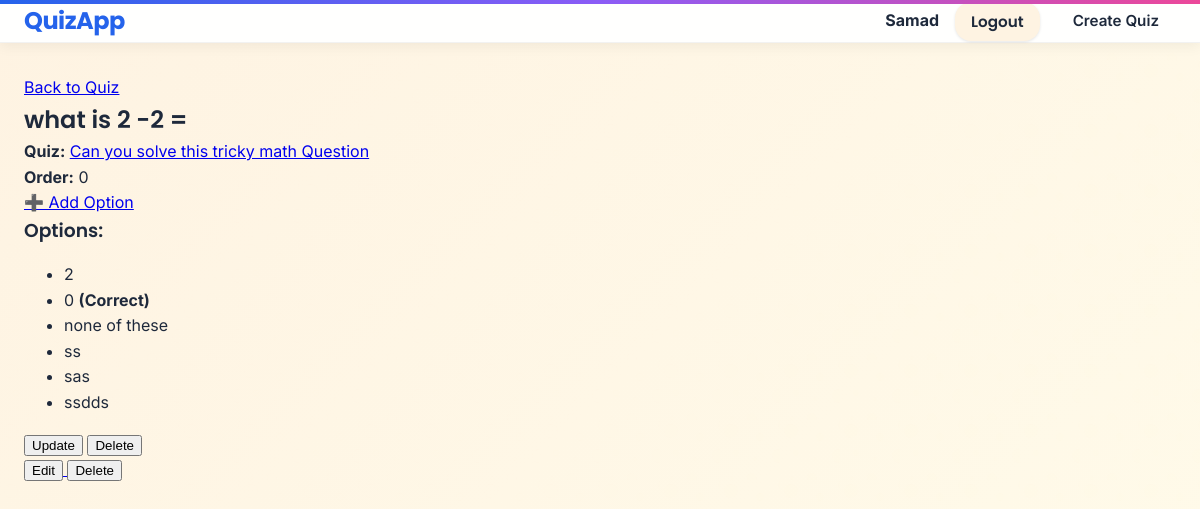
/question/3/ (signed in), run on the app's committed database.
### app/models.py (models this page shows, shortened)
class Question(models.Model):
    quiz = models.ForeignKey(Quizes, on_delete=models.CASCADE, related_name="questions")
    text = models.CharField(max_length=500)  # use CharField for question text
    order = models.IntegerField(default=0)   # fixed: removed extra ".models"

class Quizes(models.Model):
    title = models.CharField(max_length=200)
    description = models.TextField(blank=True, null=True)
    created_by = models.ForeignKey(User, on_delete=models.SET_NULL, null=True, blank=True)
    created_at = models.DateTimeField(auto_now_add=True)
    duration = models.DurationField(default=timedelta(minutes=10))  # Quiz time limit
    difficulty = models.CharField(max_length=1, choices=DIFFICULT_CHOICES, default="M")
    is_active = models.BooleanField(default=True) #can be attempt
    available_until = models.DateTimeField(null=True, blank=True)

class Option(models.Model):
    question = models.ForeignKey(Question, on_delete=models.CASCADE, related_name="options")
    text = models.CharField(max_length=100)
    is_correct = models.BooleanField(default=False)
    feedback = models.TextField(blank=True, null=True)

### app/views.py (the view)
# urls.py: path("question/<int:pk>/", QuestionDetailView.as_view(), name="question-detail"),
class QuestionDetailView(DetailView):
    model = Question
    template_name = 'app/question_detail.html'
    context_object_name = 'object'
    def get_object(self, queryset=None):
        obj = super().get_object(queryset)
        if obj.quiz.created_by != self.request.user and not self.request.user.is_superuser:
            raise PermissionDenied
        return obj

### app/templates/app/question_detail.html (shortened to what this page needs)
{% extends 'base.html' %}
{% block content %}
<a href="{% url 'quiz-detail' object.quiz.pk %}">Back to Quiz</a>
<h2>{{ object.text }}</h2>
<p><strong>Quiz:</strong> <a href="{% url 'quiz-detail' object.quiz.pk %}">{{ object.quiz.title }}</a></p>
<p><strong>Order:</strong> {{ object.order }}</p>
{% if user.is_superuser or object.quiz.created_by == user %}
    <p><a href="{% url 'question-option-create' object.pk %}">➕ Add Option</a></p>
{% endif %}
<h3>Options:</h3>
<ul>
{% for option in object.options.all %}
    <li>
        {{ option.text }}
        {% if option.is_correct %}<strong>(Correct)</strong>{% endif %}
    </li>
{% empty %}
    <li>No options yet.</li>
{% endfor %}
</ul>
{% if user.is_superuser or object.created_by == user %}
    <p>
        <a href="{% url 'question-update' q.pk %}"><button>Update</button></a>
        <a href="{% url 'question-delete' q.pk %}"><button>Delete</button></a>
    </p>
{% endif %}
{% if user.is_superuser or object.created_by == user %}
    <p>
        <a href="{% url 'question-update' q.pk %}">
            <button>Edit</button>
        </a>
        <a href="{% url 'question-delete' q.pk %}">
            <button>Delete</button>
        </a>
    </p>
{% endif %}
{% endblock %}

### app/templates/base.html (shortened to what this page needs)
<!DOCTYPE html>
{% load static %}
<html lang="en">
<head>
    <link rel="stylesheet" href="{% static 'app/css/style.css' %}">
</head>
<body>
    <nav class="nav">
        <div class="container nav-inner">
            <a href="{% url 'quiz-list' %}" class="nav-brand">QuizApp</a>
            <ul class="nav-links">
                {% if user.is_authenticated %}
                    <li><span><strong>{{ user.username }}</strong></span></li>
                    <li>
                        <form method="post" action="{% url 'logout' %}" style="display:inline;">
                            <button type="submit" class="btn btn-sm btn-secondary">Logout</button>
                        </form>
                    </li>
                {% else %}
                    <li><a href="{% url 'login' %}" class="nav-link">Login</a></li>
                    <li><a href="{% url 'register' %}" class="nav-link">Register</a></li>
                {% endif %}
                {% if user.is_authenticated %}
                    <li><a href="{% url 'quiz-create' %}" class="nav-link">Create Quiz</a></li>
                {% endif %}
            </ul>
        </div>
    </nav>
    <div class="page">
        <main id="main-content" class="content">
            <div class="container">
                {% block content %}
                {% endblock %}
            </div>
        </main>
    </div>
</body>
</html>

### app/static/app/css/style.css (style rules this page uses)
:root { --primary: #2563eb; --warm-primary: #f59e0b; --warm-secondary: #f97316; --warm-tertiary: #eab308; --danger: #ef4444; --neutral-light: #fef3e2; --neutral-dark: #1e293b; --border-radius: 16px; --shadow-sm: 0 4px 12px rgba(0, 0, 0, 0.05); --shadow: 0 8px 20px rgba(0, 0, 0, 0.1); --transition: all 0.3s ease; }
*, *::before, *::after { box-sizing: border-box; }
h1, h2, h3, h4, h5, h6, .nav-brand, .btn { font-family: 'Poppins', -apple-system, BlinkMacSystemFont, 'Segoe UI', Roboto, sans-serif; font-weight: 700; margin: 0; }
h2, h3 { font-weight: 600; }
body, p, li, label, input, textarea, select { font-family: 'Inter', -apple-system, BlinkMacSystemFont, 'Segoe UI', Roboto, sans-serif; font-weight: 400; margin: 0; }
body { margin: 0; background: linear-gradient(135deg, var(--neutral-light) 0%, #fffbea 100%); color: var(--neutral-dark); min-height: 100vh; line-height: 1.6; }
body::after { content: ''; position: fixed; top: 0; left: 0; width: 100%; height: 100%; opacity: 0.2; pointer-events: none; z-index: -1; }
.nav { background: rgba(255, 255, 255, 0.95); backdrop-filter: blur(12px); -webkit-backdrop-filter: blur(12px); box-shadow: var(--shadow-sm); padding: 0; position: sticky; top: 0; z-index: 1000; border-bottom: 1px solid rgba(0, 0, 0, 0.05); }
.nav-inner { max-width: 1280px; margin: 0 auto; display: flex; justify-content: space-between; align-items: center; padding: 0.8rem 1.5rem; }
.nav-brand { font-size: 1.5rem; color: var(--primary); text-decoration: none; letter-spacing: -0.5px; transition: var(--transition); }
.nav-links { display: flex; list-style: none; margin: 0; padding: 0; gap: 1rem; align-items: center; }
.nav-link, .btn { font-weight: 600; text-decoration: none; border-radius: var(--border-radius); padding: 0.5rem 1rem; transition: var(--transition); cursor: pointer; font-size: 0.95rem; display: inline-flex; align-items: center; gap: 0.4rem; }
.nav-links li:first-child span { font-weight: 500; color: var(--neutral-dark); }
.nav-link { color: var(--neutral-dark); background: transparent; border: 1px solid transparent; }
.btn { background: var(--warm-primary); color: white; border: none; box-shadow: 0 2px 4px rgba(245, 158, 11, 0.2); }
.btn-secondary { background: var(--neutral-light); color: var(--neutral-dark); box-shadow: 0 1px 3px rgba(0, 0, 0, 0.1); }
.page { display: flex; flex-direction: column; min-height: calc(100vh - 64px); }
.content { flex: 1; padding: 2rem 0; }
.container { max-width: 1200px; margin: 0 auto; padding: 0 1.5rem; }
body::before { content: ''; position: fixed; top: 0; left: 0; width: 100%; height: 4px; background: linear-gradient(90deg, var(--warm-primary), var(--warm-secondary), var(--warm-tertiary)); z-index: 2000; pointer-events: none; }
html { scroll-behavior: smooth; }
body::before { content: ''; position: fixed; top: 0; left: 0; width: 100%; height: 4px; background: linear-gradient(90deg, var(--primary), #8b5cf6, #ec4899); z-index: 2000; pointer-events: none; }
.btn-secondary { background: var(--neutral-light); color: var(--neutral-dark); box-shadow: 0 1px 3px rgba(0,0,0,0.1); }

### data on the page
Question: text "what is 2 -2 =", quiz "Can you solve this tricky math Question", order "0"
Option: text "2"
Option: text "0", is_correct "(Correct)"
Option: text "none of these"
Option: text "ss"
Option: text "sas"
Option: text "ssdds"

### other printed values
{{ user.username }} "Samad"
